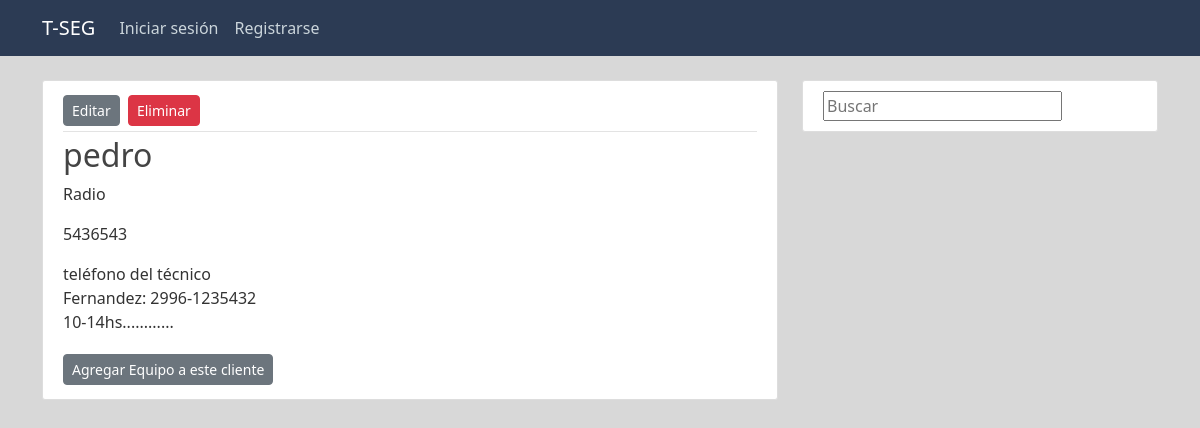
The app's page /client/4 with its own data.
### tseg/models.py (models this page shows, shortened)
class Client(db.Model):
	id = db.Column(db.Integer, primary_key=True)
	client_name = db.Column(db.String(150), unique=False, nullable=False)
	business_name = db.Column(db.String(150), unique=False, nullable=False)
	contact = db.Column(db.String(250), unique=False, nullable=False)
	comments = db.Column(db.Text)
	user_id = db.Column(db.Integer, db.ForeignKey('user.id'), nullable=False)
	equipments = db.relationship('Equipment', backref='owner', lazy=True)

### tseg/clients/routes.py (the view)
@clients.route("/client/<int:client_id>")
def client(client_id):
	client = Client.query.get_or_404(client_id)
	return render_template("client.html", title=client.client_name,
											client=client)

### tseg/templates/client.html (shortened to what this page needs)
{% extends "layout.html" %}
{% block content %}
    <article class="media content-section">
      	<div class="media-body">
        	<div class="article-metadata">
              <div>
                  <a class="btn btn-secondary btn-sm mt-1 mb-1" href="{{ url_for('clients.update_client', client_id=client.id) }}">Editar</a>
                  <button type="button" class="btn btn-danger btn-sm m-1" data-toggle="modal" data-target="#deleteModal">Eliminar</button>
              </div>
        	</div>
        	<h2 class="aticle-title">{{ client.client_name }}</h2>
        	<p class="article-content">{{ client.business_name }}</p>
          <p class="article-content">{{ client.contact }}</p>
          <p class="article-content">{{ client.comments }}</p>
          <a class="btn btn-secondary btn-sm mt-1 mb-1" href="{{ url_for('equipments.add_equipment', client_name=client.client_name, client_id=client.id) }}">Agregar Equipo a este cliente</a>
      </div>
    </article>
{% endblock content %}

### tseg/static/estilo.css (style rules this page uses)
body { background: #D8D8D8; color: #333333; margin-top: 5rem; }
h1, h2, h3, h4, h5, h6 { color: #444444; }
.content-section { background: #ffffff; padding: 10px 20px; border: 1px solid #dddddd; border-radius: 3px; margin-bottom: 20px; }
.article-content { white-space: pre-line; }
.article-metadata { padding-bottom: 1px; margin-bottom: 4px; border-bottom: 1px solid #e3e3e3 }
.btn { margin-top: 10px; }

### records on screen
Client: client_name "pedro", business_name "Radio", contact "5436543", comments "teléfono del técnico Fernandez: 2996-1235432 10-14hs............"
